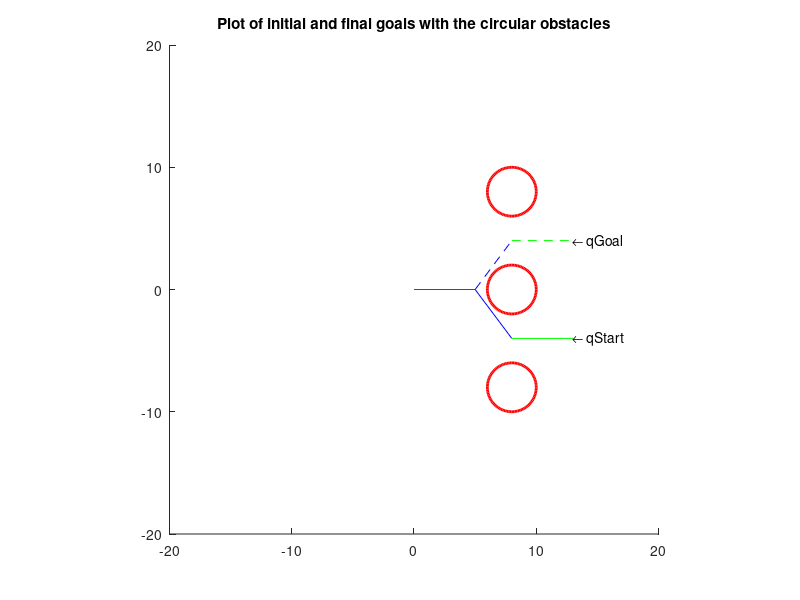

The MATLAB script that drew this image:
% understanding the configuration space.
% There are three circular obstacles placed in the workspace of the robotic manipulator.
% The obstacles are centered at coordinates (8,0), (8,8), and (8,-8), and they all have radii of 2 units.

% How to draw a figure drawing such circles / obstacles

figure('Name','Obstacles')
title('Plot of initial and final goals with the circular obstacles')


 % Fix the axis limits.
    xlim([-20  20])
    ylim([-20  20])
 
    % Set the axis aspect ratio to 1:1.
axis square
viscircles([8,0],2); 
hold on;
% Clear the axes.

viscircles([8,8],2);
hold on;

viscircles([8,-8],2);
hold on;
% how to draw multiple circles

q_start =[0 -0.9273 0.9273];
q_goal = [0  0.9273  -0.9273];
a = 5;
%      thetaold1 = q_near(1,1);
%     thetaold2 = q_near(1,2);
%     thetaold3 = q_near(1,3);
x_initial = 0;
y_initial = 0;
theta1 = q_start(1,1);
theta2 = q_start(1,2);
theta3 = q_start(1,3);
x_final1 = a*cos(theta1);
y_final1 = a*sin(theta1);
x_final2 = a*cos(theta1) + a*cos(theta1 +theta2) ;
y_final2 = a*sin(theta1) + a*sin(theta1 +theta2) ;
x_final3 = a*cos(theta1) + a*cos(theta1 +theta2) + a*cos(theta1 +theta2 + theta3);
y_final3 = a*sin(theta1) + a*sin(theta1 +theta2) + a*sin(theta1 +theta2 + theta3);
line([x_initial,x_final1],[y_initial,y_final1],'Color','red'); 
hold on ;
line([x_final1,x_final2],[y_final1,y_final2],'Color','blue'); 
hold on ;
line([x_final2,x_final3],[y_final2,y_final3],'Color','green'); 
hold on ;
% line([x_initial,x_final3],[x_initial,y_final3],'Color','black'); 
hold on;
theta1 = q_goal(1,1);
theta2 = q_goal(1,2);
theta3 = q_goal(1,3);
x_final1g = a*cos(theta1);
y_final1g = a*sin(theta1);
x_final2g = a*cos(theta1) + a*cos(theta1 +theta2) ;
y_final2g = a*sin(theta1) + a*sin(theta1 +theta2) ;
x_final3g = a*cos(theta1) + a*cos(theta1 +theta2) + a*cos(theta1 +theta2 + theta3);
y_final3g = a*sin(theta1) + a*sin(theta1 +theta2) + a*sin(theta1 +theta2 + theta3);
line([x_initial,x_final1g],[y_initial,y_final1g],'Color','red','LineStyle','--'); 
hold on ;
line([x_final1g,x_final2g],[y_final1g,y_final2g],'Color','blue','LineStyle','--'); 
hold on ;
line([x_final2g,x_final3g],[y_final2g,y_final3g],'Color','green','LineStyle','--'); 
hold on ;

text(x_final3,y_final3,'\leftarrow qStart ')
text(x_final3g,y_final3g,'\leftarrow qGoal ')
% line([x_initial,x_final3],[x_initial,y_final3],'Color','black','LineStyle','--'); 

 




